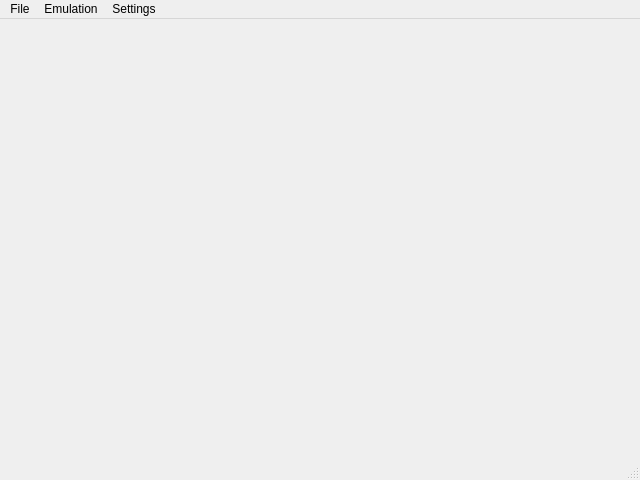
<?xml version="1.0" encoding="UTF-8"?>
<ui version="4.0">
 <class>MainWindow</class>
 <widget class="QMainWindow" name="MainWindow">
  <property name="geometry">
   <rect>
    <x>0</x>
    <y>0</y>
    <width>640</width>
    <height>480</height>
   </rect>
  </property>
  <property name="windowTitle">
   <string>mupen64plus</string>
  </property>
  <widget class="QWidget" name="centralWidget"/>
  <widget class="QMenuBar" name="menuBar">
   <property name="geometry">
    <rect>
     <x>0</x>
     <y>0</y>
     <width>640</width>
     <height>25</height>
    </rect>
   </property>
   <property name="nativeMenuBar">
    <bool>true</bool>
   </property>
   <widget class="QMenu" name="menuFile">
    <property name="title">
     <string>File</string>
    </property>
    <addaction name="actionOpen_ROM"/>
    <addaction name="actionSave_State"/>
    <addaction name="actionLoad_State"/>
    <addaction name="actionSave_State_To"/>
    <addaction name="actionLoad_State_From"/>
    <addaction name="separator"/>
    <addaction name="actionTake_Screenshot"/>
    <addaction name="separator"/>
    <addaction name="actionExit"/>
   </widget>
   <widget class="QMenu" name="menuSettings">
    <property name="title">
     <string>Settings</string>
    </property>
    <addaction name="actionPlugin_Paths"/>
    <addaction name="actionPlugin_Settings"/>
    <addaction name="actionController_Configuration"/>
    <addaction name="actionVideo_Settings"/>
   </widget>
   <widget class="QMenu" name="menuEmulation">
    <property name="title">
     <string>Emulation</string>
    </property>
    <addaction name="actionToggle_Fullscreen"/>
    <addaction name="separator"/>
    <addaction name="actionPause_Game"/>
    <addaction name="actionMute"/>
    <addaction name="separator"/>
    <addaction name="actionStop_Game"/>
    <addaction name="actionHard_Reset"/>
    <addaction name="actionSoft_Reset"/>
    <addaction name="actionToggle_Speed_Limiter"/>
    <addaction name="separator"/>
    <addaction name="actionCheats"/>
    <addaction name="separator"/>
    <addaction name="actionDebugger" />
    <addaction name="actionView_Log"/>
   </widget>
   <addaction name="menuFile"/>
   <addaction name="menuEmulation"/>
   <addaction name="menuSettings"/>
  </widget>
  <widget class="QStatusBar" name="statusBar"/>
  <action name="actionOpen_ROM">
   <property name="text">
    <string>Open ROM</string>
   </property>
  </action>
  <action name="actionExit">
   <property name="text">
    <string>Exit</string>
   </property>
  </action>
  <action name="actionPlugin_Paths">
   <property name="text">
    <string>Plugin and Path Selection</string>
   </property>
  </action>
  <action name="actionStop_Game">
   <property name="text">
    <string>Stop Game (Escape)</string>
   </property>
  </action>
  <action name="actionPlugin_Settings">
   <property name="text">
    <string>Advanced Settings</string>
   </property>
  </action>
  <action name="actionOpen_Recent">
   <property name="text">
    <string>Open Recent</string>
   </property>
  </action>
  <action name="actionSave_State">
   <property name="text">
    <string>Save State (F5)</string>
   </property>
  </action>
  <action name="actionLoad_State">
   <property name="text">
    <string>Load State (F7)</string>
   </property>
  </action>
  <action name="actionChange_State_Slot">
   <property name="text">
    <string>Change State Slot</string>
   </property>
  </action>
  <action name="actionSave_State_To">
   <property name="text">
    <string>Save State To...</string>
   </property>
  </action>
  <action name="actionLoad_State_From">
   <property name="text">
    <string>Load State From...</string>
   </property>
  </action>
  <action name="actionTake_Screenshot">
   <property name="text">
    <string>Take Screenshot (F12)</string>
   </property>
  </action>
  <action name="actionPause_Game">
   <property name="text">
    <string>Pause/Resume Game (p)</string>
   </property>
  </action>
  <action name="actionMute">
   <property name="text">
    <string>Mute/Unmute (m)</string>
   </property>
  </action>
  <action name="actionHard_Reset">
   <property name="text">
    <string>Hard Reset</string>
   </property>
  </action>
  <action name="actionSoft_Reset">
   <property name="text">
    <string>Soft Reset (F9)</string>
   </property>
  </action>
  <action name="actionToggle_Fullscreen">
   <property name="text">
    <string>Toggle Fullscreen (Alt + Return)</string>
   </property>
  </action>
  <action name="actionCheats">
   <property name="text">
    <string>Cheats</string>
   </property>
  </action>
  <action name="actionController_Configuration">
   <property name="text">
    <string>Controller Configuration</string>
   </property>
  </action>
  <action name="actionToggle_Speed_Limiter">
   <property name="text">
    <string>Toggle Speed Limiter</string>
   </property>
  </action>
  <action name="actionDebugger">
    <property name="text">
      <string>Debugger</string>
    </property>
    <property name="visible">
      <bool>false</bool>
    </property>
  </action>
  <action name="actionView_Log">
   <property name="text">
    <string>View Log</string>
   </property>
  </action>
  <action name="actionVideo_Settings">
   <property name="text">
    <string>Video Settings</string>
   </property>
  </action>
 </widget>
 <layoutdefault spacing="6" margin="11"/>
 <resources/>
 <connections/>
</ui>
